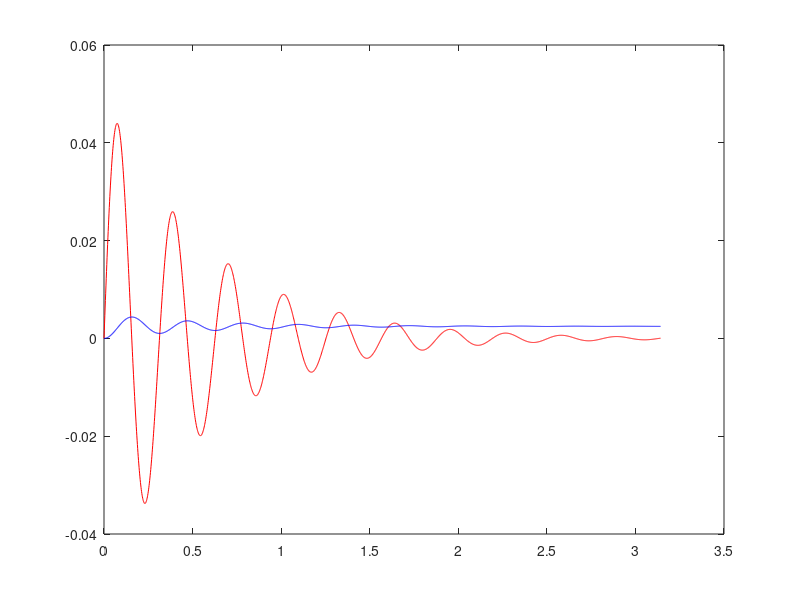
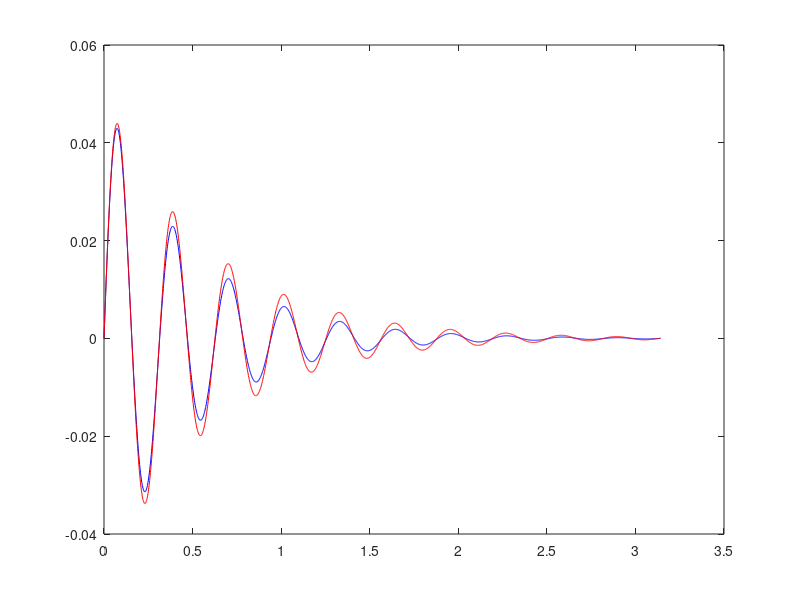
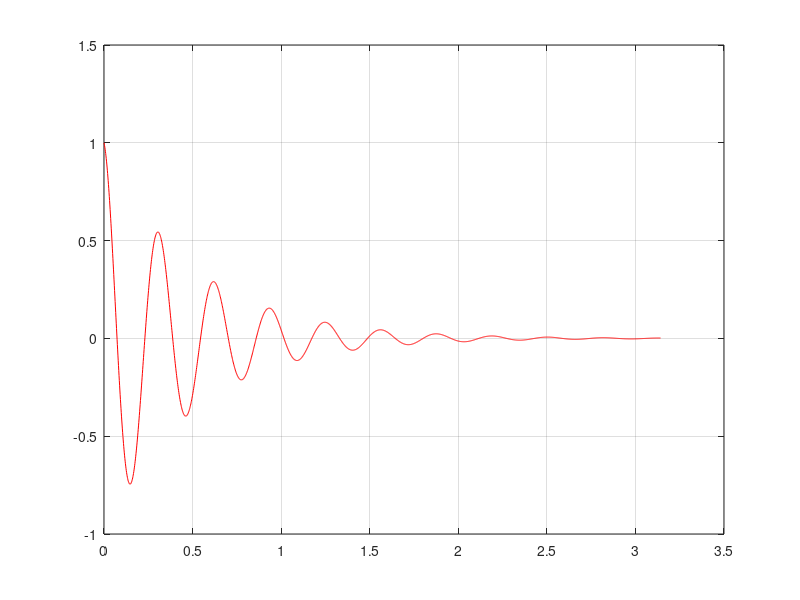

Write MATLAB code to recreate these figures, in order.
function repaso2

    w = 20;
    N = 2000;
    tf = 10*((2*pi)/w);
    t0 = 0;
    dt = (tf-t0)/N;
    sigma = 0.1*w;

    y(1,1) = 0;
    y(2,1) = 0;

    for i=1 : N
        t(i+1) = (i) * dt;
        g(i) = 1; 
        k1 = dt * f_pend(g(i), y(:,i));
        y(:,i+1) = y(:,i) + k1;
    end

    figure(1)
    plot(t, y(2,:), 'red', t, y(1,:), 'blue');

    for i=1 : N + 1
        h(i) = (e^(-sigma*t(i))*sin(w*t(i))/(w));
    end

    figure(2)
    plot(t, h, 'blue', t, y(2,:), 'red');

    norm(h)

    norm(h-y(2,:))

    for i=1:N+1
        if(i == 1) 
            yd(i) = (-3*h(i) + 4*h(i+1) - 1*h(i+2))/(2*dt);
        elseif (i > 1 && i < N+1)
            yd(i) = ((-1)*h(i-1) + 0 + 1*h(i+1))/(dt*2);
        else
            yd(i) = (3*h(i) - 4*h(i-1) + 1*h(i-2))/(dt*2);
        endif
    end

    figure(3)
    plot(t, yd, 'red')
    grid on


end

function [fy] = f_pend(x,y)

    w = 20;
    sigma = 0.1*w;

    fy(1,1) = y(1) * 0 + y(2) * 1 + 0;
    fy(2,1) = -(sigma^2 + w^2)*y(1) - 2*sigma*y(2) + 1*x(1);

end